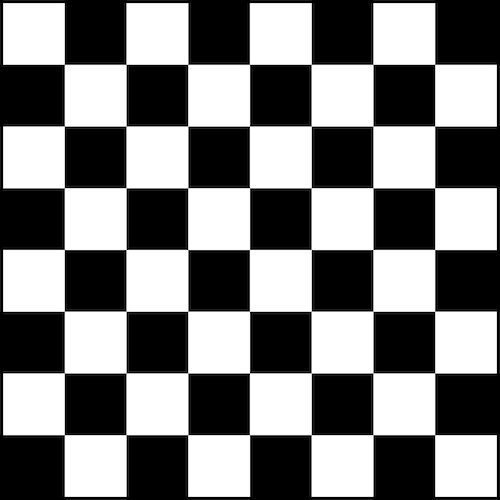
#> input picture Data/images/harris/chess.png, 500 x 500 px; its folder holds only this picture in this run
$ python 3.py
#> lines starting #> are read from the running program, lines starting #| are printed output that depends on the picture; after the words box and inside, x2 and y2 are one past the last pixel; in counts of white or black regions, pixels touching at a corner belong together
### lib/common.py
import cv2
import glob
from datetime import datetime

FONT       = cv2.FONT_HERSHEY_SIMPLEX
FONT_SCALE = 1
FONT_COLOR = (255, 255, 255)
LINE_TYPE  = 1


class KEYS:
    Q      = ord('q')
    SPACE  = ord(' ')
    ZERO   = ord('0')
    ONE    = ord('1')
    TWO    = ord('2')
    THREE  = ord('3')
    FOUR   = ord('4')
    FIVE   = ord('5')
    SIX    = ord('6')
    SEVEN  = ord('7')
    EIGHT  = ord('8')
    NINE   = ord('9')


def add_note_on_the_picture(img, text="Press SPACE to continue", label_center=None):
    (label_width, label_height), _ = cv2.getTextSize(text, FONT, FONT_SCALE, LINE_TYPE+2)

    if label_center is None:
        ls = img.shape
        x = (ls[1] - label_width)//2
        y = label_height
    else:
        x = label_center[0]
        y = label_center[1] + label_height

    cv2.putText(img, text,
                (x, y),
                FONT, FONT_SCALE,
                0, LINE_TYPE+2)
    cv2.putText(img, text,
                (x, y),
                FONT, FONT_SCALE,
                FONT_COLOR, LINE_TYPE)


# [66 lines left out: functions timeit, wavelength_to_rgb, k_to_rgb, not called in this run]


def load_images(path_to_set: str):
    train_images = glob.glob(path_to_set)
    return [(cv2.imread(path, cv2.IMREAD_COLOR), path) for path in train_images]

### 2/3.py
import cv2
import numpy as np

from lib.common import KEYS
from lib.common import load_images
from lib.common import add_note_on_the_picture


def myCornerHaris(gray, k: float = 0.04, threshold: float= 0.01):
    smask_x = np.array([[-1, 0, 1], [-2, 0, 2], [-1,  0,  1]])
    smask_y = np.array([[1,  2, 1], [0,  0, 0], [-1, -2, -1]])

    G_x = cv2.filter2D(gray, -1, smask_x)
    G_y = cv2.filter2D(gray, -1, smask_y)

    G_xx = G_x ** 2
    G_xy = G_x * G_y
    G_yy = G_y ** 2

    G_xx, G_xy, G_yy = [cv2.filter2D(G, -1, np.ones((3, 3))) for G in [G_xx, G_xy, G_yy]]

    detM = G_xx*G_yy - G_xy**2
    TrM = G_xx + G_yy
    harris = detM - k * TrM ** 2

    result = np.zeros(harris.shape)
    result[harris > threshold*harris.max()] = [255]

    return result


if __name__ == "__main__":

    for img_path in load_images('../Data/images/harris/*'):
        img, path = img_path
#> img is the input picture: shape (500, 500, 3); min 0, max 255, mean 126.3
#> path = '../Data/images/harris/chess.png'

        gray = cv2.cvtColor(img, cv2.COLOR_RGB2GRAY)
        gray = np.float32(gray)

        k = 0.04
        threshold = 0.01

        harris_cv = cv2.cornerHarris(gray, 3, 3, k)
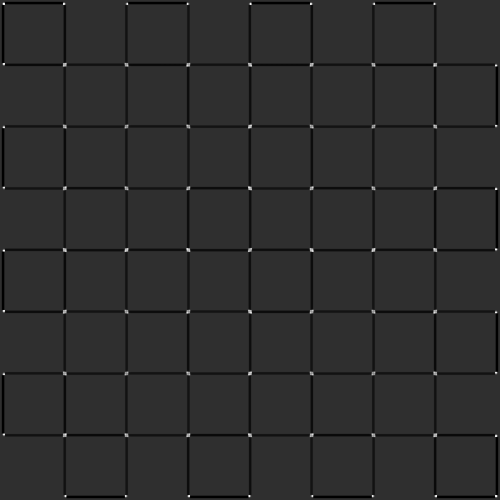
#> harris_cv: shape (500, 500) float32; min -60704488, max 264772000, mean -2668372; drawn with min black and max white
        my_harris = myCornerHaris(gray, k, threshold)
#> in myCornerHaris, `G_xx, G_xy, G_yy = [cv2.filter2D(G, -1, np.ones((3, 3))) for G in [G_x..`:
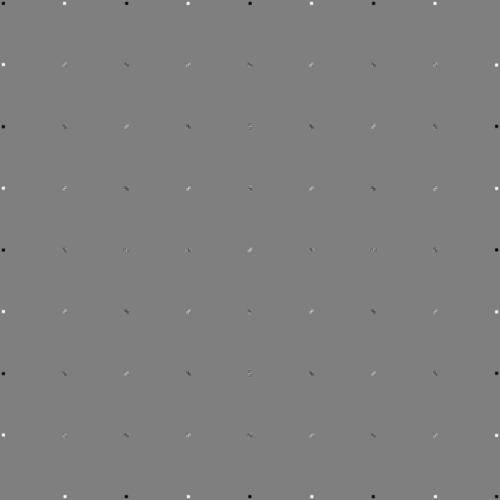
#> G_xy: shape (500, 500) float32; min -1037606, max 1039335, mean 84.1; drawn with min black and max white
#> in myCornerHaris, `G_xx, G_xy, G_yy = [cv2.filter2D(G, -1, np.ones((3, 3))) for G in [G_x..`:
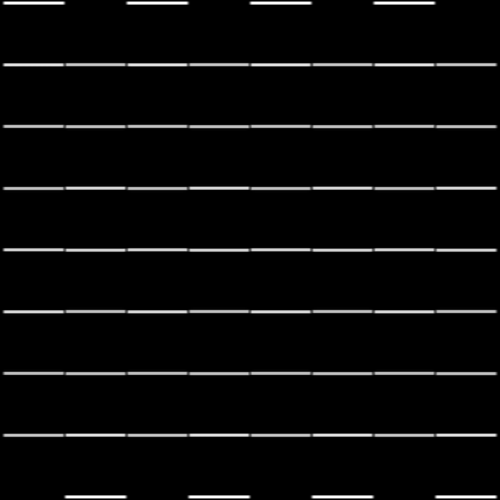
#> G_yy: shape (500, 500) float32; min 0, max 5611468, mean 219957.1; drawn with min black and max white
#> in myCornerHaris, `TrM = G_xx + G_yy`:
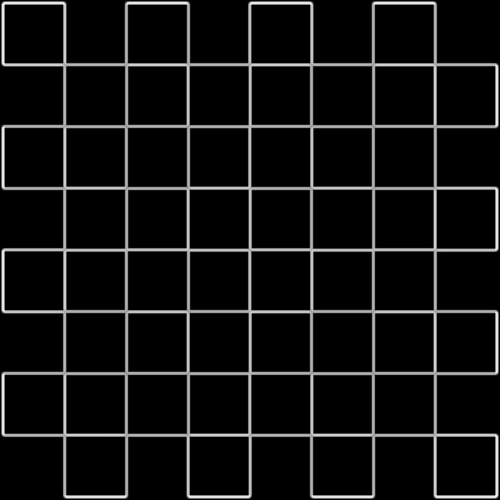
#> TrM: shape (500, 500) float32; min 0, max 6146934, mean 439861.7; drawn with min black and max white
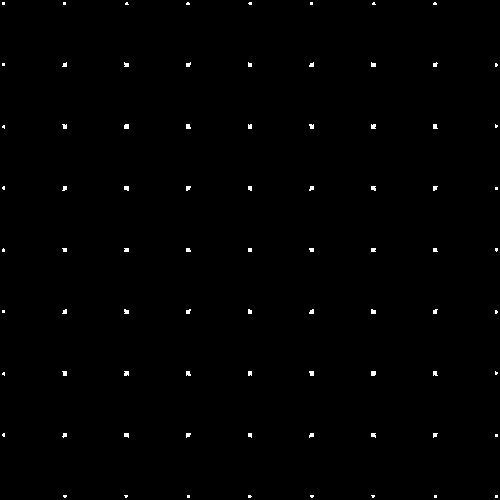
#> my_harris: shape (500, 500) float64; 0.5% white; 79 white regions (57 under 20 px), largest, box (x1, y1, x2, y2) and area: (124, 124, 129, 129) 24, (371, 371, 376, 376) 24, (371, 124, 376, 129) 23

        harris_cv_thres = np.zeros(harris_cv.shape)
        harris_cv_thres[harris_cv > threshold * harris_cv.max()] = [255]

        img[my_harris == 255] = [0, 255, 0]
        diff = np.sum(np.absolute(my_harris - harris_cv_thres))
#> diff = 0

        add_note_on_the_picture(harris_cv_thres, text="OpenCV Corners")
        add_note_on_the_picture(my_harris,       text="My Corners")
        add_note_on_the_picture(img, text="diff: " + str(diff))

        res = cv2.hconcat((harris_cv_thres.astype(np.uint8), my_harris.astype(np.uint8)))
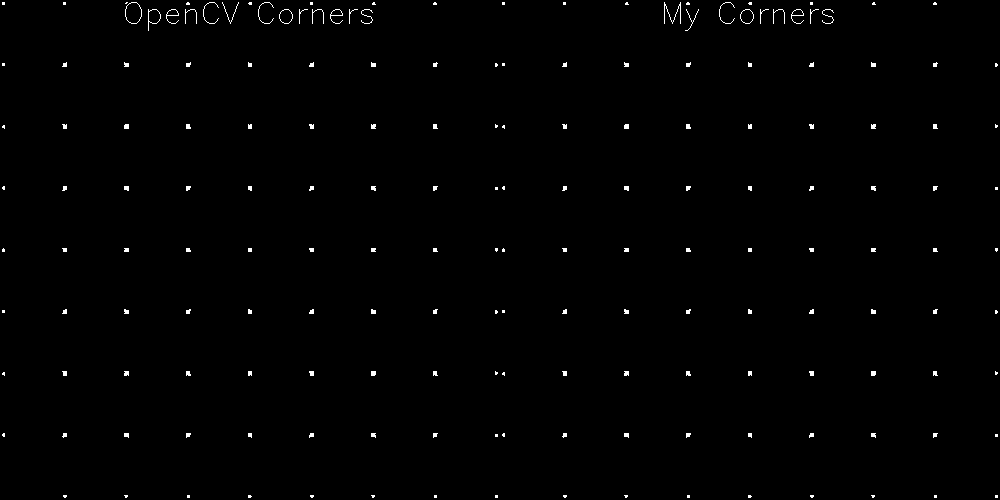
#> res: shape (500, 1000); 0.68% white in thin lines or dots
        res = cv2.hconcat([cv2.cvtColor(res, cv2.COLOR_GRAY2RGB), img])
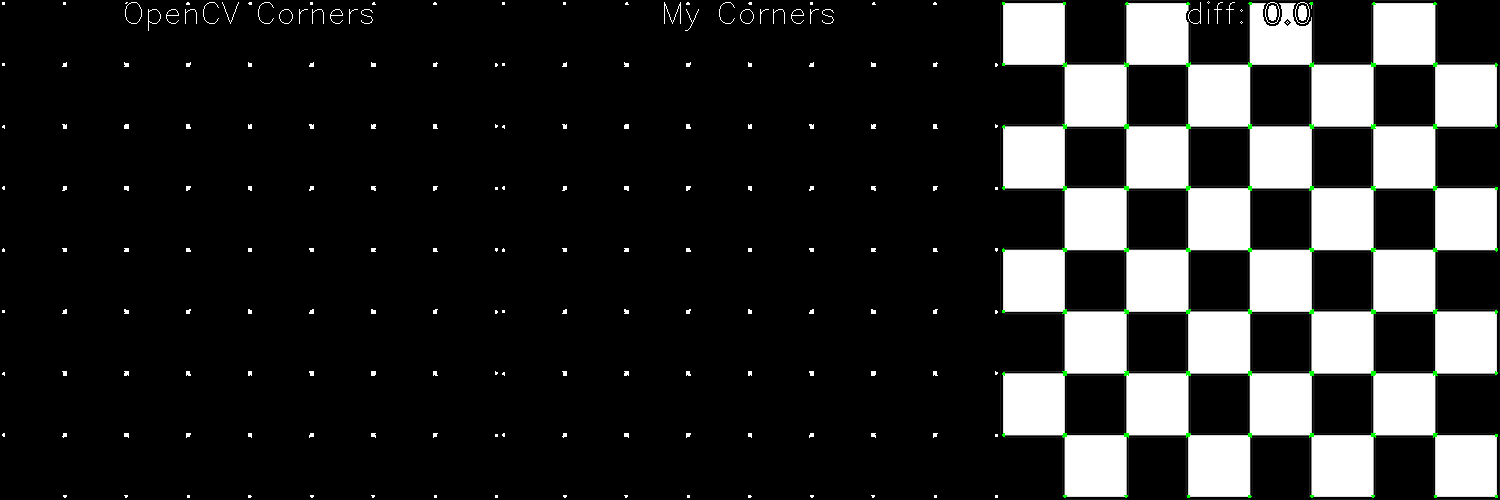
#> res: shape (500, 1500, 3); mean B, G, R 42.9, 43.4, 42.9

        while cv2.waitKey(10) != KEYS.SPACE:
#> (key q is pressed here)
#> (key Esc is pressed here)
            cv2.imshow('Hariss Corner Detection (SPACE TO SHOW NEXT)', res)
            cv2.imwrite("3_results/" + path.split('/')[-1], res)
